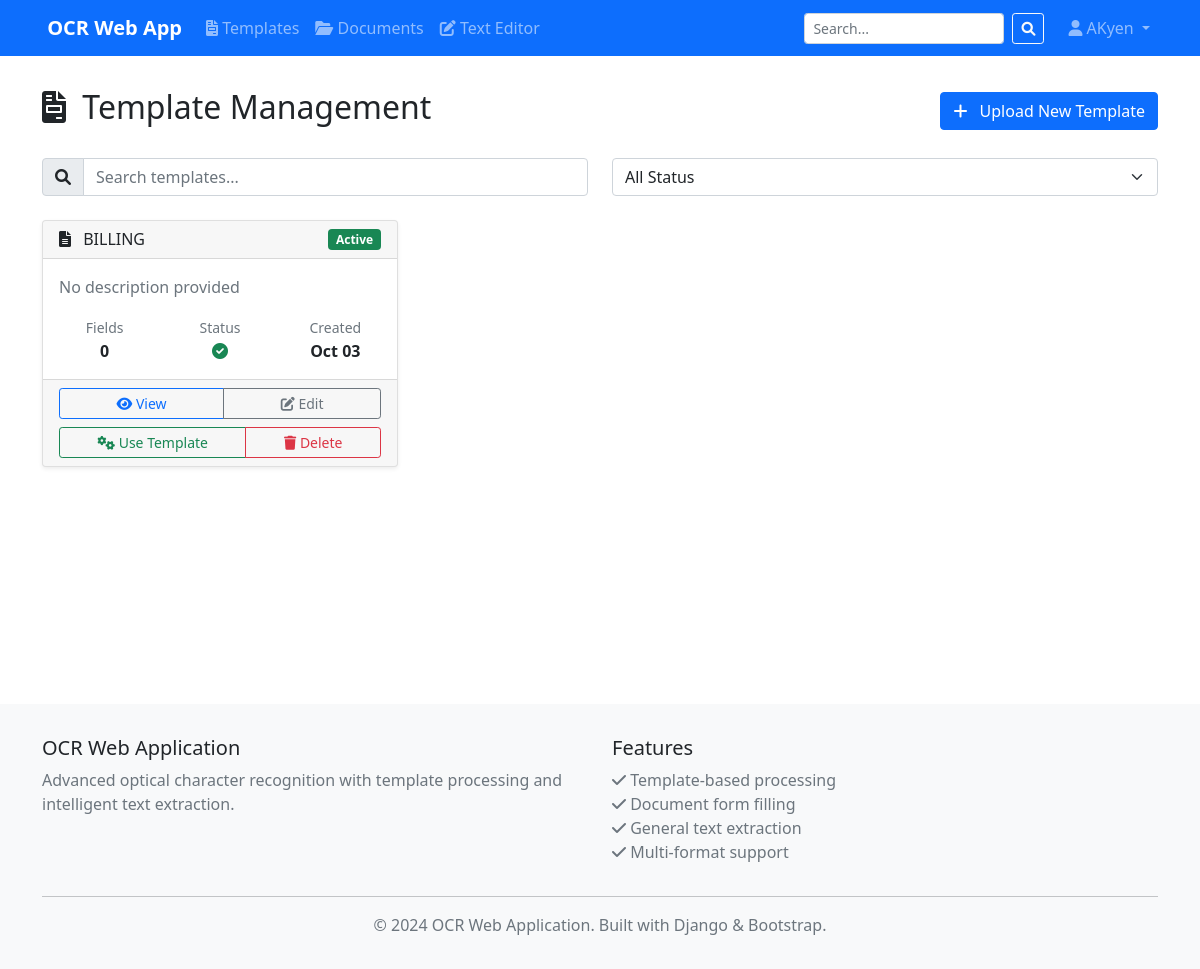
The page /templates/ (signed in) on the database its author committed.
### templates/models.py (models this page shows, shortened)
class Template(models.Model):
    name = models.CharField(max_length=255, help_text="Name of the template")
    description = models.TextField(blank=True, null=True, help_text="Description of what this template is for")
    file_data = models.BinaryField(null=True, blank=True, help_text="Original template file data (stored in DB)")
    file_name = models.CharField(max_length=255, null=True, blank=True, help_text="Original filename")
    file_type = models.CharField(max_length=50, null=True, blank=True, help_text="File MIME type")
    file_size = models.IntegerField(null=True, blank=True, help_text="File size in bytes")
    excel_template_data = models.BinaryField(null=True, blank=True, help_text="Generated Excel template (stored in DB)")
    excel_template_name = models.CharField(max_length=255, null=True, blank=True, help_text="Excel template filename")
    visualization_data = models.BinaryField(null=True, blank=True, help_text="Detection visualization image (stored in DB)")
    visualization_name = models.CharField(max_length=255, null=True, blank=True, help_text="Visualization filename")
    file = models.FileField(upload_to='templates/', blank=True, null=True, help_text="Original template file (PDF/image) - deprecated")
    structure = models.JSONField(
        default=dict,
        help_text="JSON structure containing field names, positions, and coordinates"
    )
    created_by = models.ForeignKey(User, on_delete=models.CASCADE, null=True, blank=True)
    created_at = models.DateTimeField(auto_now_add=True)
    updated_at = models.DateTimeField(auto_now=True)
    is_active = models.BooleanField(default=True)
    PROCESSING_STATUS_CHOICES = [
        ('pending', 'Pending Processing'),
        ('processing', 'Processing'),
        ('completed', 'Processing Complete'),
        ('failed', 'Processing Failed'),
    ]
    processing_status = models.CharField(
        max_length=20,
        choices=PROCESSING_STATUS_CHOICES,
        default='pending'
    )
    class Meta:
        ordering = ['-created_at']
        verbose_name = "Template"
        verbose_name_plural = "Templates"
    @property
    def field_count(self):
        if not self.structure:
            return 0
        if 'headers' in self.structure:
            headers = self.structure['headers']
            if isinstance(headers, (list, dict)):
                return len(headers)

### templates/views.py (the view)
# urls.py: path('templates/', views.template_list, name='template_list'),
def template_list(request):
    templates = Template.objects.filter(is_active=True)
    return render(request, 'templates/template_list.html', {'templates': templates})

### templates/templates/template_list.html (shortened to what this page needs)
{% extends 'base/base.html' %}
{% block content %}
<div class="row">
    <div class="col-12">
        <div class="d-flex justify-content-between align-items-center mb-4">
            <h2>
                <i class="fas fa-file-invoice me-2"></i>
                Template Management
            </h2>
            <a href="{% url 'templates:template_upload' %}" class="btn btn-primary">
                <i class="fas fa-plus me-2"></i>
                Upload New Template
            </a>
        </div>
    </div>
</div>
<div class="row mb-4">
    <div class="col-md-6">
        <div class="input-group">
            <span class="input-group-text">
                <i class="fas fa-search"></i>
            </span>
            <input type="text" class="form-control" id="searchTemplates" placeholder="Search templates...">
        </div>
    </div>
    <div class="col-md-6">
        <select class="form-select" id="statusFilter">
            <option value="">All Status</option>
        </select>
    </div>
</div>
{% if templates %}
<div class="row" id="templatesGrid">
    {% for template in templates %}
    <div class="col-md-6 col-lg-4 mb-4 template-card" data-status="{{ template.processing_status }}">
        <div class="card h-100 shadow-sm">
            <div class="card-header d-flex justify-content-between align-items-center">
                <h6 class="mb-0">
                    <i class="fas fa-file-alt me-2"></i>
                    {{ template.name }}
                </h6>
                <span class="badge bg-{% if template.is_active %}success{% else %}secondary{% endif %}">
                    {% if template.is_active %}Active{% else %}Inactive{% endif %}
                </span>
            </div>
            <div class="card-body">
                <p class="card-text text-muted">
                    {{ template.description|default:"No description provided"|truncatechars:100 }}
                </p>
                <div class="row text-center">
                    <div class="col-4">
                        <small class="text-muted">Fields</small>
                        <div class="fw-bold">{{ template.field_count }}</div>
                    </div>
                    <div class="col-4">
                        <small class="text-muted">Status</small>
                        <div class="fw-bold">
                            {% if template.processing_status == 'completed' %}
                                <i class="fas fa-check-circle text-success"></i>
                            {% elif template.processing_status == 'processing' %}
                                <i class="fas fa-spinner fa-spin text-primary"></i>
                            {% elif template.processing_status == 'failed' %}
                                <i class="fas fa-exclamation-circle text-danger"></i>
                            {% else %}
                                <i class="fas fa-clock text-warning"></i>
                            {% endif %}
                        </div>
                    </div>
                    <div class="col-4">
                        <small class="text-muted">Created</small>
                        <div class="fw-bold">{{ template.created_at|date:"M d" }}</div>
                    </div>
                </div>
            </div>
            <div class="card-footer">
                <div class="d-grid gap-2">
                    <div class="btn-group" role="group">
                        <button type="button" class="btn btn-outline-primary btn-sm"
                                data-template-id="{{ template.id }}"
                                data-template-name="{{ template.name }}"
                                data-template-description="{{ template.description|default:'No description provided' }}"
                                data-template-fields="{{ template.field_count }}"
                                data-template-status="{{ template.processing_status }}"
                                data-template-created="{{ template.created_at|date:'M d, Y' }}"
                                data-template-active="{{ template.is_active|yesno:'true,false' }}"
                                data-template-file="{{ template.file.url }}"
                                onclick="showTemplatePreview(this)">
                            <i class="fas fa-eye"></i>
                            View
                        </button>
                        <a href="{% url 'templates:template_edit' template.id %}" class="btn btn-outline-secondary btn-sm">
                            <i class="fas fa-edit"></i>
                            Edit
                        </a>
                    </div>
                    <div class="btn-group" role="group">
                        <a href="{% url 'templates:process_template' template.id %}" class="btn btn-outline-success btn-sm">
                            <i class="fas fa-cogs"></i>
                            Use Template
                        </a>
                        <button type="button" class="btn btn-outline-danger btn-sm"
                                data-template-id="{{ template.id }}"
                                data-template-name="{{ template.name }}"
                                onclick="confirmDeleteTemplate(this)">
                            <i class="fas fa-trash"></i>
                            Delete
                        </button>
                    </div>
                </div>
            </div>
        </div>
    </div>
    {% endfor %}
</div>
{% endif %}
{% endblock %}

### templates/base/base.html (shortened to what this page needs)
<!DOCTYPE html>
<html lang="en">
<head>
    <link href="https://cdn.jsdelivr.net/npm/bootstrap@5.1.3/dist/css/bootstrap.min.css" rel="stylesheet">
    <link href="https://cdnjs.cloudflare.com/ajax/libs/font-awesome/6.0.0/css/all.min.css" rel="stylesheet">
</head>
<body>
    <nav class="navbar navbar-expand-lg navbar-dark bg-primary">
        <div class="container">
            <a class="navbar-brand" href="/">
                OCR Web App
            </a>
            <div class="collapse navbar-collapse" id="navbarNav">
                <ul class="navbar-nav me-auto">
                    <li class="nav-item">
                        <a class="nav-link" href="{% url 'templates:template_list' %}">
                            <i class="fas fa-file-invoice"></i>
                            Templates
                        </a>
                    </li>
                    <li class="nav-item">
                        <a class="nav-link" href="{% url 'documents:document_list' %}">
                            <i class="fas fa-folder-open"></i>
                            Documents
                        </a>
                    </li>
                    <li class="nav-item">
                        <a class="nav-link" href="{% url 'editor:text_document_list' %}">
                            <i class="fas fa-edit"></i>
                            Text Editor
                        </a>
                    </li>
                </ul>
                <form class="d-flex me-3" method="get" action="{% url 'search:search' %}" role="search">
                    <input class="form-control form-control-sm me-2" type="search" name="q" placeholder="Search..." aria-label="Search" style="width: 200px;">
                    <button class="btn btn-outline-light btn-sm" type="submit">
                        <i class="fas fa-search"></i>
                    </button>
                </form>
                <ul class="navbar-nav">
                    {% if user.is_authenticated %}
                        <li class="nav-item dropdown">
                            <a class="nav-link dropdown-toggle" href="#" id="navbarDropdown" role="button" data-bs-toggle="dropdown">
                                <i class="fas fa-user"></i>
                                {{ user.username }}
                            </a>
                        </li>
                    {% endif %}
                </ul>
            </div>
        </div>
    </nav>
    <div class="container main-content">
        {% block content %}{% endblock %}
    </div>
    <footer class="footer">
        <div class="container">
            <div class="row">
                <div class="col-md-6">
                    <h5>OCR Web Application</h5>
                    <p class="text-muted">
                        Advanced optical character recognition with template processing
                        and intelligent text extraction.
                    </p>
                </div>
                <div class="col-md-6">
                    <h5>Features</h5>
                    <ul class="list-unstyled text-muted">
                        <li><i class="fas fa-check"></i> Template-based processing</li>
                        <li><i class="fas fa-check"></i> Document form filling</li>
                        <li><i class="fas fa-check"></i> General text extraction</li>
                        <li><i class="fas fa-check"></i> Multi-format support</li>
                    </ul>
                </div>
            </div>
            <hr>
            <div class="row">
                <div class="col-12 text-center">
                    <p class="text-muted mb-0">
                        &copy; 2024 OCR Web Application. Built with Django & Bootstrap.
                    </p>
                </div>
            </div>
        </div>
    </footer>
    <div class="toast-container position-fixed top-0 end-0 p-3">
    </div>
</body>
</html>

### templates/base/base.html (style rules this page uses)
.navbar-brand { font-weight: bold; }
.main-content { padding-top: 2rem; min-height: calc(100vh - 200px); }
.footer { background-color: #f8f9fa; padding: 2rem 0; margin-top: 3rem; }

### rows shown on the page
Template: name "BILLING", is_active "Active", description "No description provided", field_count "0", processing_status "completed" (drawn), created_at "Oct 03"

### other values the page prints
{{ user.username }} "AKyen"
